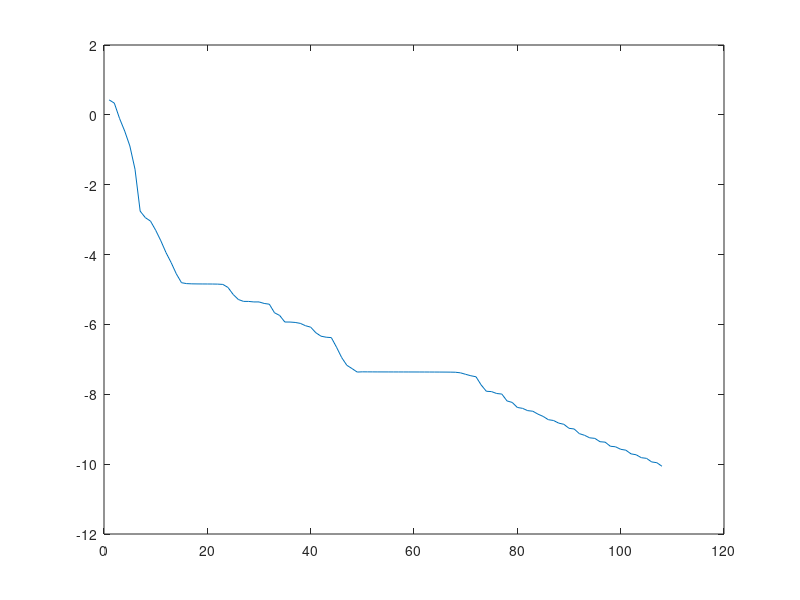

This chart was generated by the following MATLAB code:
hist=[
           1  4.28726E-01  3.80000E-01  1.60000E-01  1.48975E+00  3.50064E-01
       2  3.35751E-01  1.48975E+00  2.56000E+00  1.22025E+00  1.20359E+00
       3 -9.96115E-02  1.22025E+00  4.09600E+01  1.12532E+00  2.04253E+00
       4 -4.62174E-01  1.12532E+00  6.55360E+02  1.08980E+00  2.87742E+00
       5 -8.89459E-01  1.08980E+00  1.04858E+04  1.08229E+00  3.71705E+00
       6 -1.55609E+00  1.08229E+00  1.67772E+05  1.08431E+00  4.55391E+00
       7 -2.75677E+00  1.08431E+00  2.68435E+06  1.08403E+00  5.37318E+00
       8 -2.94279E+00  1.08403E+00  4.29497E+07  1.08371E+00  6.18961E+00
       9 -3.04161E+00  1.08371E+00  9.00000E+07  1.08347E+00  7.00831E+00
      10 -3.30284E+00  1.08347E+00  9.00000E+07  1.08350E+00  7.83154E+00
      11 -3.60511E+00  1.08350E+00  9.00000E+07  1.08358E+00  8.65497E+00
      12 -3.94350E+00  1.08358E+00  9.00000E+07  1.08371E+00  9.47592E+00
      13 -4.23062E+00  1.08371E+00  9.00000E+07  1.08369E+00  1.02949E+01
      14 -4.55292E+00  1.08369E+00  9.00000E+07  1.08371E+00  1.11211E+01
      15 -4.80559E+00  1.08371E+00  9.00000E+07  1.08370E+00  1.19502E+01
      16 -4.83142E+00  1.08370E+00  9.00000E+07  1.08370E+00  1.27688E+01
      17 -4.83790E+00  1.08370E+00  9.00000E+07  1.08370E+00  1.35870E+01
      18 -4.84014E+00  1.08370E+00  9.00000E+07  1.08370E+00  1.44171E+01
      19 -4.84122E+00  1.08370E+00  9.00000E+07  1.08370E+00  1.52393E+01
      20 -4.84201E+00  1.08370E+00  9.00000E+07  1.08370E+00  1.60643E+01
      21 -4.84315E+00  1.08370E+00  9.00000E+07  1.08370E+00  1.68924E+01
      22 -4.84564E+00  1.08370E+00  9.00000E+07  1.08370E+00  1.77158E+01
      23 -4.85419E+00  1.08370E+00  9.00000E+07  1.08371E+00  1.85384E+01
      24 -4.94144E+00  1.08371E+00  9.00000E+07  1.08370E+00  1.93624E+01
      25 -5.14246E+00  1.08370E+00  9.00000E+07  1.08370E+00  2.01869E+01
      26 -5.28609E+00  1.08370E+00  9.00000E+07  1.08370E+00  2.10069E+01
      27 -5.34006E+00  1.08370E+00  9.00000E+07  1.08370E+00  2.18376E+01
      28 -5.34130E+00  1.08370E+00  9.00000E+07  1.08370E+00  2.26613E+01
      29 -5.35606E+00  1.08370E+00  9.00000E+07  1.08370E+00  2.34842E+01
      30 -5.35576E+00  1.08370E+00  9.00000E+07  1.08370E+00  2.43088E+01
      31 -5.39933E+00  1.08370E+00  9.00000E+07  1.08370E+00  2.51344E+01
      32 -5.42063E+00  1.08370E+00  9.00000E+07  1.08370E+00  2.59586E+01
      33 -5.66598E+00  1.08370E+00  9.00000E+07  1.08369E+00  2.67890E+01
      34 -5.74338E+00  1.08369E+00  9.00000E+07  1.08369E+00  2.76112E+01
      35 -5.93079E+00  1.08369E+00  9.00000E+07  1.08369E+00  2.84315E+01
      36 -5.93145E+00  1.08369E+00  9.00000E+07  1.08369E+00  2.92558E+01
      37 -5.94306E+00  1.08369E+00  9.00000E+07  1.08369E+00  3.00772E+01
      38 -5.96969E+00  1.08369E+00  9.00000E+07  1.08369E+00  3.08963E+01
      39 -6.03688E+00  1.08369E+00  9.00000E+07  1.08369E+00  3.17212E+01
      40 -6.07794E+00  1.08369E+00  9.00000E+07  1.08369E+00  3.25460E+01
      41 -6.23777E+00  1.08369E+00  9.00000E+07  1.08369E+00  3.33690E+01
      42 -6.33639E+00  1.08369E+00  9.00000E+07  1.08369E+00  3.41933E+01
      43 -6.36577E+00  1.08369E+00  9.00000E+07  1.08369E+00  3.50173E+01
      44 -6.37758E+00  1.08369E+00  9.00000E+07  1.08369E+00  3.58419E+01
      45 -6.65115E+00  1.08369E+00  9.00000E+07  1.08369E+00  3.66684E+01
      46 -6.94847E+00  1.08369E+00  9.00000E+07  1.08369E+00  3.74926E+01
      47 -7.16968E+00  1.08369E+00  9.00000E+07  1.08369E+00  3.83120E+01
      48 -7.26358E+00  1.08369E+00  9.00000E+07  1.08369E+00  3.91347E+01
      49 -7.36348E+00  1.08369E+00  9.00000E+07  1.08369E+00  3.99609E+01
      50 -7.35720E+00  1.08369E+00  9.00000E+07  1.08369E+00  4.07883E+01
      51 -7.35824E+00  1.08369E+00  9.00000E+07  1.08369E+00  4.16122E+01
      52 -7.35883E+00  1.08369E+00  9.00000E+07  1.08369E+00  4.24335E+01
      53 -7.35945E+00  1.08369E+00  9.00000E+07  1.08369E+00  4.32592E+01
      54 -7.35982E+00  1.08369E+00  9.00000E+07  1.08369E+00  4.40864E+01
      55 -7.36015E+00  1.08369E+00  9.00000E+07  1.08369E+00  4.49127E+01
      56 -7.36039E+00  1.08369E+00  9.00000E+07  1.08369E+00  4.57342E+01
      57 -7.36063E+00  1.08369E+00  9.00000E+07  1.08369E+00  4.65534E+01
      58 -7.36085E+00  1.08369E+00  9.00000E+07  1.08369E+00  4.73740E+01
      59 -7.36110E+00  1.08369E+00  9.00000E+07  1.08369E+00  4.81947E+01
      60 -7.36137E+00  1.08369E+00  9.00000E+07  1.08369E+00  4.90160E+01
      61 -7.36169E+00  1.08369E+00  9.00000E+07  1.08369E+00  4.98348E+01
      62 -7.36205E+00  1.08369E+00  9.00000E+07  1.08369E+00  5.06537E+01
      63 -7.36250E+00  1.08369E+00  9.00000E+07  1.08369E+00  5.14795E+01
      64 -7.36304E+00  1.08369E+00  9.00000E+07  1.08369E+00  5.23169E+01
      65 -7.36363E+00  1.08369E+00  9.00000E+07  1.08369E+00  5.31412E+01
      66 -7.36431E+00  1.08369E+00  9.00000E+07  1.08369E+00  5.39620E+01
      67 -7.36549E+00  1.08369E+00  9.00000E+07  1.08369E+00  5.47820E+01
      68 -7.36849E+00  1.08369E+00  9.00000E+07  1.08369E+00  5.56004E+01
      69 -7.38573E+00  1.08369E+00  9.00000E+07  1.08369E+00  5.64184E+01
      70 -7.42863E+00  1.08369E+00  9.00000E+07  1.08369E+00  5.72374E+01
      71 -7.46892E+00  1.08369E+00  9.00000E+07  1.08369E+00  5.80540E+01
      72 -7.49842E+00  1.08369E+00  9.00000E+07  1.08369E+00  5.88676E+01
      73 -7.73289E+00  1.08369E+00  9.00000E+07  1.08369E+00  5.96916E+01
      74 -7.91358E+00  1.08369E+00  9.00000E+07  1.08369E+00  6.05099E+01
      75 -7.92288E+00  1.08369E+00  9.00000E+07  1.08369E+00  6.13225E+01
      76 -7.97747E+00  1.08369E+00  9.00000E+07  1.08369E+00  6.21352E+01
      77 -7.99361E+00  1.08369E+00  9.00000E+07  1.08369E+00  6.29489E+01
      78 -8.18989E+00  1.08369E+00  9.00000E+07  1.08369E+00  6.37632E+01
      79 -8.23244E+00  1.08369E+00  9.00000E+07  1.08369E+00  6.45790E+01
      80 -8.37713E+00  1.08369E+00  9.00000E+07  1.08369E+00  6.53943E+01
      81 -8.40224E+00  1.08369E+00  9.00000E+07  1.08369E+00  6.62067E+01
      82 -8.46780E+00  1.08369E+00  9.00000E+07  1.08369E+00  6.70169E+01
      83 -8.48507E+00  1.08369E+00  9.00000E+07  1.08369E+00  6.78311E+01
      84 -8.56885E+00  1.08369E+00  9.00000E+07  1.08369E+00  6.86434E+01
      85 -8.63356E+00  1.08369E+00  9.00000E+07  1.08369E+00  6.94534E+01
      86 -8.72738E+00  1.08369E+00  9.00000E+07  1.08369E+00  7.02644E+01
      87 -8.75005E+00  1.08369E+00  9.00000E+07  1.08369E+00  7.10823E+01
      88 -8.82502E+00  1.08369E+00  9.00000E+07  1.08369E+00  7.18991E+01
      89 -8.85913E+00  1.08369E+00  9.00000E+07  1.08369E+00  7.27204E+01
      90 -8.97349E+00  1.08369E+00  9.00000E+07  1.08369E+00  7.35418E+01
      91 -8.99334E+00  1.08369E+00  9.00000E+07  1.08369E+00  7.43656E+01
      92 -9.12637E+00  1.08369E+00  9.00000E+07  1.08369E+00  7.51893E+01
      93 -9.17367E+00  1.08369E+00  9.00000E+07  1.08369E+00  7.60127E+01
      94 -9.24604E+00  1.08369E+00  9.00000E+07  1.08369E+00  7.68318E+01
      95 -9.26221E+00  1.08369E+00  9.00000E+07  1.08369E+00  7.76471E+01
      96 -9.35787E+00  1.08369E+00  9.00000E+07  1.08369E+00  7.84631E+01
      97 -9.37033E+00  1.08369E+00  9.00000E+07  1.08369E+00  7.92803E+01
      98 -9.48756E+00  1.08369E+00  9.00000E+07  1.08369E+00  8.00978E+01
      99 -9.50266E+00  1.08369E+00  9.00000E+07  1.08369E+00  8.09141E+01
     100 -9.57477E+00  1.08369E+00  9.00000E+07  1.08369E+00  8.17328E+01
     101 -9.59999E+00  1.08369E+00  9.00000E+07  1.08369E+00  8.25518E+01
     102 -9.70517E+00  1.08369E+00  9.00000E+07  1.08369E+00  8.33695E+01
     103 -9.73185E+00  1.08369E+00  9.00000E+07  1.08369E+00  8.41895E+01
     104 -9.81537E+00  1.08369E+00  9.00000E+07  1.08369E+00  8.50067E+01
     105 -9.83382E+00  1.08369E+00  9.00000E+07  1.08369E+00  8.58277E+01
     106 -9.93620E+00  1.08369E+00  9.00000E+07  1.08369E+00  8.66580E+01
     107 -9.95855E+00  1.08369E+00  9.00000E+07  1.08369E+00  8.74883E+01
     108 -1.00612E+01  1.08369E+00  9.00000E+07  1.08369E+00  8.83250E+01];
 
 plot(hist(:,1),hist(:,2))
 